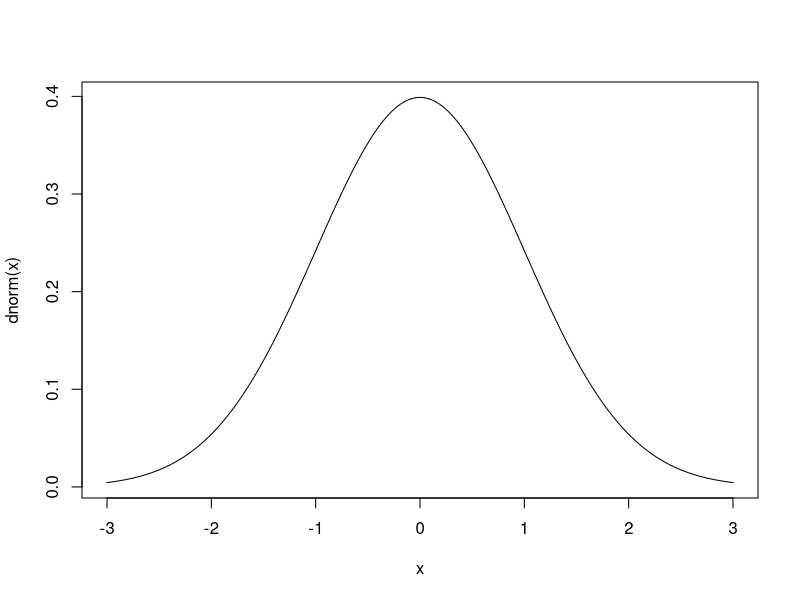

Here is the R script that generated this plot:
## ---- chunk 1
#| echo: true
#| fig-align: "center"
print("Hello quarto")
x <- seq(-3, 3, 0.01)
plot(x, dnorm(x), type = "l")
